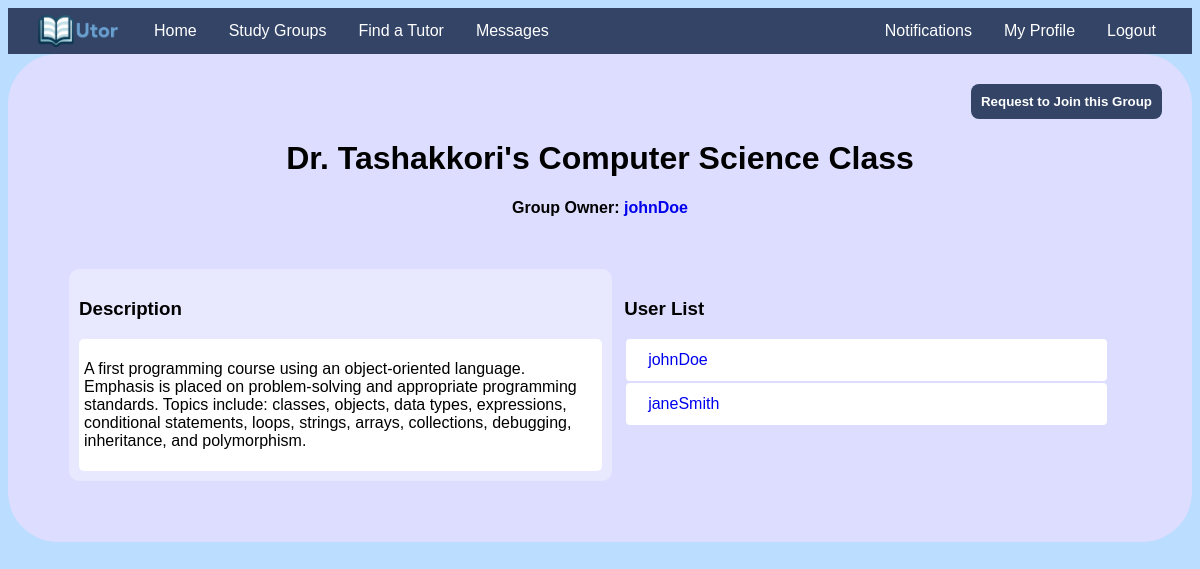
/groups/view_group/109/ (signed in), run on an earlier commit of the app's database.
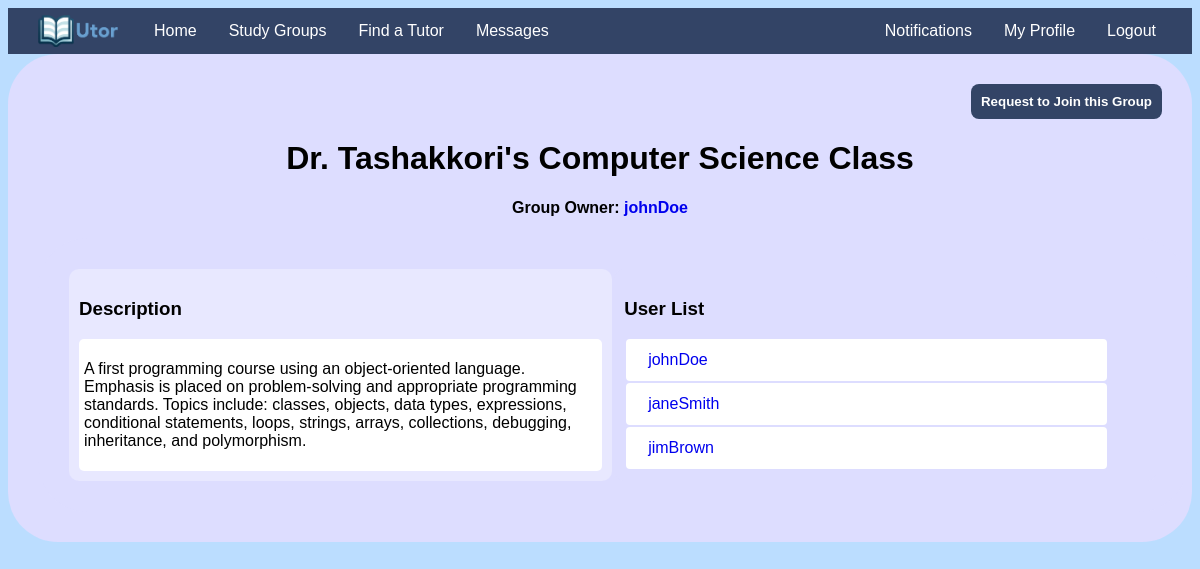
And on a later commit of the database.
### main/models.py (models this page shows, shortened)
class User(AbstractUser):
    tutor_subjects = models.TextField(null=True)
    student_subjects = models.TextField(null=True)
    university = models.ForeignKey(University, on_delete=models.PROTECT, null=True, blank=True)
    bio = models.TextField(default="This user hasn't set their bio")
    is_verified = models.BooleanField(default=False)
    email_key = models.CharField(max_length=50, unique=True)
    tutoring_enabled = models.BooleanField(default=False)
    tutoring_pay = models.DecimalField(null=True, decimal_places=2, max_digits=4, default=0.00)
    average_rating = models.DecimalField(null=True, decimal_places=2, max_digits=3, default=0.00)
    zip_code = models.IntegerField(null=True, default=28607)
    def has_notifications(self):
        return bool(Notification.objects.filter(user=self))
    def num_notifications(self):
        return len(Notification.objects.filter(user=self))

### main/misc_utils.py (the view)
    def wrapper(request, *args, **kwargs):
        if not request.user.is_authenticated:
            return redirect("login")
        return target(request, *args, **kwargs)

### main/misc_utils.py (called while the page is built)
def ensure_authenticated(target):
    def wrapper(request, *args, **kwargs):
        if not request.user.is_authenticated:
            return redirect("login")
        return target(request, *args, **kwargs)
    return wrapper

### main/views.py (called while the page is built)
@ensure_authenticated
def view_group(request, group_id):
    group = get_object_or_404(StudyGroup, pk=group_id)
    posts = group.grouppost_set.order_by("-time")
    usr_in_group = group.user_list.contains(request.user)
    meetings = Meeting.objects.filter(group=group).filter(time__gt = timezone.now()).order_by("time")
    next_meeting = False
    if meetings.exists():
        next_meeting = meetings[0]
    return render(request, "view_group.html", context={"group": group, "usr_in_group": usr_in_group, "posts": posts, "next_meeting": next_meeting})

### main/templates/view_group.html (shortened to what this page needs)
{% extends 'base.html' %}
{% load static %}
{% block content %}
<div class="outer">
  <div class="maindiv">
    {% if request.user not in group.user_list.all %}
      {% if request.user in group.invitations.all %}
      <div class="join_group" style="float: right;">
        <a class="anchorbutton" href="{% url 'join_group' group.id %}" style="float: right;">Click to Join</a>
      </div>
      {% elif request.user in group.requests.all %}
      <div class="join_group" style="float: right;">
        <button class="clickedbutton" id="joinbutton" style="float: right;">Request Sent</button>
      </div>
      {% else %}
      <div class="join_group" style="float: right;">
        <button class="anchorbutton" id="joinbutton" onclick="requestJoin({{ group.id }});" style="float: right;">Request to Join this Group</button>
      </div>
      {% endif %}
    {% elif request.user != group.owner %}
    <div class="join_group" style="float: right;">
      <button class="anchorbutton" style="float: right;" onclick="leave();">Leave Group</button>
    </div>
    {% elif request.user == group.owner %}
    <div class="join_group" style="float: right;">
      <button class="anchorbutton" style="float: right; background: #F55;" onclick="deleteGroup();">Delete Group</button>
    </div>
    {% endif %}
    <div class="center text-center">
      <h1>{{ group.name }}</h1>
      <h4>Group Owner: <a href="{% url 'profile' group.owner.username %}" class="userlink">{{ group.owner.username }}</a></h4>
    </div>
    <div class="sidebyside" style="background: #DDF; width: 97%; margin: auto;">
      <div class="description innersidebyside" style="background: #E8E8FF;">
        <h3>Description</h3>
        <div id="desc">
          <p id="desc_text">{{ group.description }}</p>
        </div>
      </div>
      <div class="userlist center innersidebyside">
        <div id="userlist">
          <h3>User List</h3>
          {% for usr in group.user_list.all %}
            <div class="list2" id="listusr{{ usr.id }}">
              <div style="width: 90%; padding: 7px; margin-left: 10px;"><a href="{% url 'profile' usr.username %}" class="userlink">{{ usr.username }}</a></div>
            </div>
          {% endfor %}
        </div>
      </div>
    </div>
  </div>
</div>
{% endblock %}

What changed in the data, as far as the page shows it:
now on this page (row edited): User: username "jimBrown"
